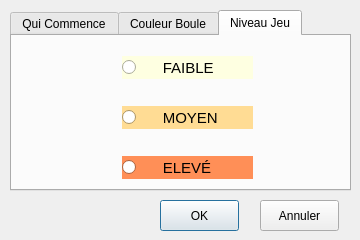
<?xml version="1.0" encoding="UTF-8"?>
<ui version="4.0">
 <class>DlgPreference</class>
 <widget class="QDialog" name="DlgPreference">
  <property name="geometry">
   <rect>
    <x>0</x>
    <y>0</y>
    <width>360</width>
    <height>240</height>
   </rect>
  </property>
  <property name="minimumSize">
   <size>
    <width>360</width>
    <height>240</height>
   </size>
  </property>
  <property name="maximumSize">
   <size>
    <width>360</width>
    <height>240</height>
   </size>
  </property>
  <property name="windowTitle">
   <string>Préférences</string>
  </property>
  <property name="windowIcon">
   <iconset resource="jndqaligne5.qrc">
    <normaloff>:/icons/IconeProg.png</normaloff>:/icons/IconeProg.png</iconset>
  </property>
  <widget class="QTabWidget" name="tabWidget">
   <property name="geometry">
    <rect>
     <x>10</x>
     <y>10</y>
     <width>341</width>
     <height>181</height>
    </rect>
   </property>
   <property name="currentIndex">
    <number>2</number>
   </property>
   <widget class="QWidget" name="tab_1">
    <attribute name="title">
     <string>Qui Commence</string>
    </attribute>
    <widget class="QRadioButton" name="RBtJoueur">
     <property name="geometry">
      <rect>
       <x>60</x>
       <y>10</y>
       <width>221</width>
       <height>71</height>
      </rect>
     </property>
     <property name="font">
      <font>
       <pointsize>11</pointsize>
      </font>
     </property>
     <property name="text">
      <string>     &amp;JOUEUR</string>
     </property>
     <property name="icon">
      <iconset resource="jndqaligne5.qrc">
       <normaloff>:/images/personal.png</normaloff>:/images/personal.png</iconset>
     </property>
     <property name="iconSize">
      <size>
       <width>64</width>
       <height>64</height>
      </size>
     </property>
    </widget>
    <widget class="QRadioButton" name="RBtOrdi">
     <property name="geometry">
      <rect>
       <x>60</x>
       <y>80</y>
       <width>221</width>
       <height>71</height>
      </rect>
     </property>
     <property name="font">
      <font>
       <pointsize>11</pointsize>
      </font>
     </property>
     <property name="text">
      <string>     O&amp;RDINATEUR</string>
     </property>
     <property name="icon">
      <iconset resource="jndqaligne5.qrc">
       <normaloff>:/images/penguin.png</normaloff>:/images/penguin.png</iconset>
     </property>
     <property name="iconSize">
      <size>
       <width>64</width>
       <height>64</height>
      </size>
     </property>
    </widget>
   </widget>
   <widget class="QWidget" name="tab_2">
    <attribute name="title">
     <string>Couleur Boule</string>
    </attribute>
    <widget class="QRadioButton" name="RBtBlanc">
     <property name="geometry">
      <rect>
       <x>80</x>
       <y>10</y>
       <width>171</width>
       <height>51</height>
      </rect>
     </property>
     <property name="font">
      <font>
       <pointsize>11</pointsize>
      </font>
     </property>
     <property name="text">
      <string>     C&amp;REME</string>
     </property>
     <property name="icon">
      <iconset resource="jndqaligne5.qrc">
       <normaloff>:/images/BouleBlanc.png</normaloff>:/images/BouleBlanc.png</iconset>
     </property>
     <property name="iconSize">
      <size>
       <width>44</width>
       <height>44</height>
      </size>
     </property>
    </widget>
    <widget class="QRadioButton" name="RBtNoir">
     <property name="geometry">
      <rect>
       <x>80</x>
       <y>90</y>
       <width>171</width>
       <height>51</height>
      </rect>
     </property>
     <property name="font">
      <font>
       <pointsize>11</pointsize>
      </font>
     </property>
     <property name="text">
      <string>     NOIRE</string>
     </property>
     <property name="icon">
      <iconset resource="jndqaligne5.qrc">
       <normaloff>:/images/BouleNoir.png</normaloff>:/images/BouleNoir.png</iconset>
     </property>
     <property name="iconSize">
      <size>
       <width>44</width>
       <height>44</height>
      </size>
     </property>
    </widget>
   </widget>
   <widget class="QWidget" name="tab_3">
    <attribute name="title">
     <string>Niveau Jeu</string>
    </attribute>
    <widget class="QRadioButton" name="RBtFaible">
     <property name="geometry">
      <rect>
       <x>110</x>
       <y>20</y>
       <width>131</width>
       <height>23</height>
      </rect>
     </property>
     <property name="palette">
      <palette>
       <active>
        <colorrole role="WindowText">
         <brush brushstyle="SolidPattern">
          <color alpha="255">
           <red>0</red>
           <green>0</green>
           <blue>0</blue>
          </color>
         </brush>
        </colorrole>
        <colorrole role="Button">
         <brush brushstyle="SolidPattern">
          <color alpha="255">
           <red>254</red>
           <green>255</green>
           <blue>225</blue>
          </color>
         </brush>
        </colorrole>
        <colorrole role="Light">
         <brush brushstyle="SolidPattern">
          <color alpha="255">
           <red>255</red>
           <green>255</green>
           <blue>255</blue>
          </color>
         </brush>
        </colorrole>
        <colorrole role="Midlight">
         <brush brushstyle="SolidPattern">
          <color alpha="255">
           <red>254</red>
           <green>255</green>
           <blue>240</blue>
          </color>
         </brush>
        </colorrole>
        <colorrole role="Dark">
         <brush brushstyle="SolidPattern">
          <color alpha="255">
           <red>127</red>
           <green>127</green>
           <blue>112</blue>
          </color>
         </brush>
        </colorrole>
        <colorrole role="Mid">
         <brush brushstyle="SolidPattern">
          <color alpha="255">
           <red>169</red>
           <green>170</green>
           <blue>150</blue>
          </color>
         </brush>
        </colorrole>
        <colorrole role="Text">
         <brush brushstyle="SolidPattern">
          <color alpha="255">
           <red>0</red>
           <green>0</green>
           <blue>0</blue>
          </color>
         </brush>
        </colorrole>
        <colorrole role="BrightText">
         <brush brushstyle="SolidPattern">
          <color alpha="255">
           <red>255</red>
           <green>255</green>
           <blue>255</blue>
          </color>
         </brush>
        </colorrole>
        <colorrole role="ButtonText">
         <brush brushstyle="SolidPattern">
          <color alpha="255">
           <red>0</red>
           <green>0</green>
           <blue>0</blue>
          </color>
         </brush>
        </colorrole>
        <colorrole role="Base">
         <brush brushstyle="SolidPattern">
          <color alpha="255">
           <red>255</red>
           <green>255</green>
           <blue>255</blue>
          </color>
         </brush>
        </colorrole>
        <colorrole role="Window">
         <brush brushstyle="SolidPattern">
          <color alpha="255">
           <red>254</red>
           <green>255</green>
           <blue>225</blue>
          </color>
         </brush>
        </colorrole>
        <colorrole role="Shadow">
         <brush brushstyle="SolidPattern">
          <color alpha="255">
           <red>0</red>
           <green>0</green>
           <blue>0</blue>
          </color>
         </brush>
        </colorrole>
        <colorrole role="AlternateBase">
         <brush brushstyle="SolidPattern">
          <color alpha="255">
           <red>254</red>
           <green>255</green>
           <blue>240</blue>
          </color>
         </brush>
        </colorrole>
       </active>
       <inactive>
        <colorrole role="WindowText">
         <brush brushstyle="SolidPattern">
          <color alpha="255">
           <red>0</red>
           <green>0</green>
           <blue>0</blue>
          </color>
         </brush>
        </colorrole>
        <colorrole role="Button">
         <brush brushstyle="SolidPattern">
          <color alpha="255">
           <red>254</red>
           <green>255</green>
           <blue>225</blue>
          </color>
         </brush>
        </colorrole>
        <colorrole role="Light">
         <brush brushstyle="SolidPattern">
          <color alpha="255">
           <red>255</red>
           <green>255</green>
           <blue>255</blue>
          </color>
         </brush>
        </colorrole>
        <colorrole role="Midlight">
         <brush brushstyle="SolidPattern">
          <color alpha="255">
           <red>254</red>
           <green>255</green>
           <blue>240</blue>
          </color>
         </brush>
        </colorrole>
        <colorrole role="Dark">
         <brush brushstyle="SolidPattern">
          <color alpha="255">
           <red>127</red>
           <green>127</green>
           <blue>112</blue>
          </color>
         </brush>
        </colorrole>
        <colorrole role="Mid">
         <brush brushstyle="SolidPattern">
          <color alpha="255">
           <red>169</red>
           <green>170</green>
           <blue>150</blue>
          </color>
         </brush>
        </colorrole>
        <colorrole role="Text">
         <brush brushstyle="SolidPattern">
          <color alpha="255">
           <red>0</red>
           <green>0</green>
           <blue>0</blue>
          </color>
         </brush>
        </colorrole>
        <colorrole role="BrightText">
         <brush brushstyle="SolidPattern">
          <color alpha="255">
           <red>255</red>
           <green>255</green>
           <blue>255</blue>
          </color>
         </brush>
        </colorrole>
        <colorrole role="ButtonText">
         <brush brushstyle="SolidPattern">
          <color alpha="255">
           <red>0</red>
           <green>0</green>
           <blue>0</blue>
          </color>
         </brush>
        </colorrole>
        <colorrole role="Base">
         <brush brushstyle="SolidPattern">
          <color alpha="255">
           <red>255</red>
           <green>255</green>
           <blue>255</blue>
          </color>
         </brush>
        </colorrole>
        <colorrole role="Window">
         <brush brushstyle="SolidPattern">
          <color alpha="255">
           <red>254</red>
           <green>255</green>
           <blue>225</blue>
          </color>
         </brush>
        </colorrole>
        <colorrole role="Shadow">
         <brush brushstyle="SolidPattern">
          <color alpha="255">
           <red>0</red>
           <green>0</green>
           <blue>0</blue>
          </color>
         </brush>
        </colorrole>
        <colorrole role="AlternateBase">
         <brush brushstyle="SolidPattern">
          <color alpha="255">
           <red>254</red>
           <green>255</green>
           <blue>240</blue>
          </color>
         </brush>
        </colorrole>
       </inactive>
       <disabled>
        <colorrole role="WindowText">
         <brush brushstyle="SolidPattern">
          <color alpha="255">
           <red>127</red>
           <green>127</green>
           <blue>112</blue>
          </color>
         </brush>
        </colorrole>
        <colorrole role="Button">
         <brush brushstyle="SolidPattern">
          <color alpha="255">
           <red>254</red>
           <green>255</green>
           <blue>225</blue>
          </color>
         </brush>
        </colorrole>
        <colorrole role="Light">
         <brush brushstyle="SolidPattern">
          <color alpha="255">
           <red>255</red>
           <green>255</green>
           <blue>255</blue>
          </color>
         </brush>
        </colorrole>
        <colorrole role="Midlight">
         <brush brushstyle="SolidPattern">
          <color alpha="255">
           <red>254</red>
           <green>255</green>
           <blue>240</blue>
          </color>
         </brush>
        </colorrole>
        <colorrole role="Dark">
         <brush brushstyle="SolidPattern">
          <color alpha="255">
           <red>127</red>
           <green>127</green>
           <blue>112</blue>
          </color>
         </brush>
        </colorrole>
        <colorrole role="Mid">
         <brush brushstyle="SolidPattern">
          <color alpha="255">
           <red>169</red>
           <green>170</green>
           <blue>150</blue>
          </color>
         </brush>
        </colorrole>
        <colorrole role="Text">
         <brush brushstyle="SolidPattern">
          <color alpha="255">
           <red>127</red>
           <green>127</green>
           <blue>112</blue>
          </color>
         </brush>
        </colorrole>
        <colorrole role="BrightText">
         <brush brushstyle="SolidPattern">
          <color alpha="255">
           <red>255</red>
           <green>255</green>
           <blue>255</blue>
          </color>
         </brush>
        </colorrole>
        <colorrole role="ButtonText">
         <brush brushstyle="SolidPattern">
          <color alpha="255">
           <red>127</red>
           <green>127</green>
           <blue>112</blue>
          </color>
         </brush>
        </colorrole>
        <colorrole role="Base">
         <brush brushstyle="SolidPattern">
          <color alpha="255">
           <red>254</red>
           <green>255</green>
           <blue>225</blue>
          </color>
         </brush>
        </colorrole>
        <colorrole role="Window">
         <brush brushstyle="SolidPattern">
          <color alpha="255">
           <red>254</red>
           <green>255</green>
           <blue>225</blue>
          </color>
         </brush>
        </colorrole>
        <colorrole role="Shadow">
         <brush brushstyle="SolidPattern">
          <color alpha="255">
           <red>0</red>
           <green>0</green>
           <blue>0</blue>
          </color>
         </brush>
        </colorrole>
        <colorrole role="AlternateBase">
         <brush brushstyle="SolidPattern">
          <color alpha="255">
           <red>254</red>
           <green>255</green>
           <blue>225</blue>
          </color>
         </brush>
        </colorrole>
       </disabled>
      </palette>
     </property>
     <property name="font">
      <font>
       <pointsize>11</pointsize>
      </font>
     </property>
     <property name="autoFillBackground">
      <bool>true</bool>
     </property>
     <property name="text">
      <string>     FAIBLE       </string>
     </property>
    </widget>
    <widget class="QRadioButton" name="RBtMoyen">
     <property name="geometry">
      <rect>
       <x>110</x>
       <y>70</y>
       <width>131</width>
       <height>23</height>
      </rect>
     </property>
     <property name="palette">
      <palette>
       <active>
        <colorrole role="WindowText">
         <brush brushstyle="SolidPattern">
          <color alpha="255">
           <red>0</red>
           <green>0</green>
           <blue>0</blue>
          </color>
         </brush>
        </colorrole>
        <colorrole role="Button">
         <brush brushstyle="SolidPattern">
          <color alpha="255">
           <red>255</red>
           <green>220</green>
           <blue>148</blue>
          </color>
         </brush>
        </colorrole>
        <colorrole role="Light">
         <brush brushstyle="SolidPattern">
          <color alpha="255">
           <red>255</red>
           <green>255</green>
           <blue>255</blue>
          </color>
         </brush>
        </colorrole>
        <colorrole role="Midlight">
         <brush brushstyle="SolidPattern">
          <color alpha="255">
           <red>255</red>
           <green>237</green>
           <blue>201</blue>
          </color>
         </brush>
        </colorrole>
        <colorrole role="Dark">
         <brush brushstyle="SolidPattern">
          <color alpha="255">
           <red>127</red>
           <green>110</green>
           <blue>74</blue>
          </color>
         </brush>
        </colorrole>
        <colorrole role="Mid">
         <brush brushstyle="SolidPattern">
          <color alpha="255">
           <red>170</red>
           <green>147</green>
           <blue>99</blue>
          </color>
         </brush>
        </colorrole>
        <colorrole role="Text">
         <brush brushstyle="SolidPattern">
          <color alpha="255">
           <red>0</red>
           <green>0</green>
           <blue>0</blue>
          </color>
         </brush>
        </colorrole>
        <colorrole role="BrightText">
         <brush brushstyle="SolidPattern">
          <color alpha="255">
           <red>255</red>
           <green>255</green>
           <blue>255</blue>
          </color>
         </brush>
        </colorrole>
        <colorrole role="ButtonText">
         <brush brushstyle="SolidPattern">
          <color alpha="255">
           <red>0</red>
           <green>0</green>
           <blue>0</blue>
          </color>
         </brush>
        </colorrole>
        <colorrole role="Base">
         <brush brushstyle="SolidPattern">
          <color alpha="255">
           <red>255</red>
           <green>255</green>
           <blue>255</blue>
          </color>
         </brush>
        </colorrole>
        <colorrole role="Window">
         <brush brushstyle="SolidPattern">
          <color alpha="255">
           <red>255</red>
           <green>220</green>
           <blue>148</blue>
          </color>
         </brush>
        </colorrole>
        <colorrole role="Shadow">
         <brush brushstyle="SolidPattern">
          <color alpha="255">
           <red>0</red>
           <green>0</green>
           <blue>0</blue>
          </color>
         </brush>
        </colorrole>
        <colorrole role="AlternateBase">
         <brush brushstyle="SolidPattern">
          <color alpha="255">
           <red>255</red>
           <green>237</green>
           <blue>201</blue>
          </color>
         </brush>
        </colorrole>
       </active>
       <inactive>
        <colorrole role="WindowText">
         <brush brushstyle="SolidPattern">
          <color alpha="255">
           <red>0</red>
           <green>0</green>
           <blue>0</blue>
          </color>
         </brush>
        </colorrole>
        <colorrole role="Button">
         <brush brushstyle="SolidPattern">
          <color alpha="255">
           <red>255</red>
           <green>220</green>
           <blue>148</blue>
          </color>
         </brush>
        </colorrole>
        <colorrole role="Light">
         <brush brushstyle="SolidPattern">
          <color alpha="255">
           <red>255</red>
           <green>255</green>
           <blue>255</blue>
          </color>
         </brush>
        </colorrole>
        <colorrole role="Midlight">
         <brush brushstyle="SolidPattern">
          <color alpha="255">
           <red>255</red>
           <green>237</green>
           <blue>201</blue>
          </color>
         </brush>
        </colorrole>
        <colorrole role="Dark">
         <brush brushstyle="SolidPattern">
          <color alpha="255">
           <red>127</red>
           <green>110</green>
           <blue>74</blue>
          </color>
         </brush>
        </colorrole>
        <colorrole role="Mid">
         <brush brushstyle="SolidPattern">
          <color alpha="255">
           <red>170</red>
           <green>147</green>
           <blue>99</blue>
          </color>
         </brush>
        </colorrole>
        <colorrole role="Text">
         <brush brushstyle="SolidPattern">
          <color alpha="255">
           <red>0</red>
           <green>0</green>
           <blue>0</blue>
          </color>
         </brush>
        </colorrole>
        <colorrole role="BrightText">
         <brush brushstyle="SolidPattern">
          <color alpha="255">
           <red>255</red>
           <green>255</green>
           <blue>255</blue>
          </color>
         </brush>
        </colorrole>
        <colorrole role="ButtonText">
         <brush brushstyle="SolidPattern">
          <color alpha="255">
           <red>0</red>
           <green>0</green>
           <blue>0</blue>
          </color>
         </brush>
        </colorrole>
        <colorrole role="Base">
         <brush brushstyle="SolidPattern">
          <color alpha="255">
           <red>255</red>
           <green>255</green>
           <blue>255</blue>
          </color>
         </brush>
        </colorrole>
        <colorrole role="Window">
         <brush brushstyle="SolidPattern">
          <color alpha="255">
           <red>255</red>
           <green>220</green>
           <blue>148</blue>
          </color>
         </brush>
        </colorrole>
        <colorrole role="Shadow">
         <brush brushstyle="SolidPattern">
          <color alpha="255">
           <red>0</red>
           <green>0</green>
           <blue>0</blue>
          </color>
         </brush>
        </colorrole>
        <colorrole role="AlternateBase">
         <brush brushstyle="SolidPattern">
          <color alpha="255">
           <red>255</red>
           <green>237</green>
           <blue>201</blue>
          </color>
         </brush>
        </colorrole>
       </inactive>
       <disabled>
        <colorrole role="WindowText">
         <brush brushstyle="SolidPattern">
          <color alpha="255">
           <red>127</red>
           <green>110</green>
           <blue>74</blue>
          </color>
         </brush>
        </colorrole>
        <colorrole role="Button">
         <brush brushstyle="SolidPattern">
          <color alpha="255">
           <red>255</red>
           <green>220</green>
           <blue>148</blue>
          </color>
         </brush>
        </colorrole>
        <colorrole role="Light">
         <brush brushstyle="SolidPattern">
          <color alpha="255">
           <red>255</red>
           <green>255</green>
           <blue>255</blue>
          </color>
         </brush>
        </colorrole>
        <colorrole role="Midlight">
         <brush brushstyle="SolidPattern">
          <color alpha="255">
           <red>255</red>
           <green>237</green>
           <blue>201</blue>
          </color>
         </brush>
        </colorrole>
        <colorrole role="Dark">
         <brush brushstyle="SolidPattern">
          <color alpha="255">
           <red>127</red>
           <green>110</green>
           <blue>74</blue>
          </color>
         </brush>
        </colorrole>
        <colorrole role="Mid">
         <brush brushstyle="SolidPattern">
          <color alpha="255">
           <red>170</red>
           <green>147</green>
           <blue>99</blue>
          </color>
         </brush>
        </colorrole>
        <colorrole role="Text">
         <brush brushstyle="SolidPattern">
          <color alpha="255">
           <red>127</red>
           <green>110</green>
           <blue>74</blue>
          </color>
         </brush>
        </colorrole>
        <colorrole role="BrightText">
         <brush brushstyle="SolidPattern">
          <color alpha="255">
           <red>255</red>
           <green>255</green>
           <blue>255</blue>
          </color>
         </brush>
        </colorrole>
        <colorrole role="ButtonText">
         <brush brushstyle="SolidPattern">
          <color alpha="255">
           <red>127</red>
           <green>110</green>
           <blue>74</blue>
          </color>
         </brush>
        </colorrole>
        <colorrole role="Base">
         <brush brushstyle="SolidPattern">
          <color alpha="255">
           <red>255</red>
           <green>220</green>
           <blue>148</blue>
          </color>
         </brush>
        </colorrole>
        <colorrole role="Window">
         <brush brushstyle="SolidPattern">
          <color alpha="255">
           <red>255</red>
           <green>220</green>
           <blue>148</blue>
          </color>
         </brush>
        </colorrole>
        <colorrole role="Shadow">
         <brush brushstyle="SolidPattern">
          <color alpha="255">
           <red>0</red>
           <green>0</green>
           <blue>0</blue>
          </color>
         </brush>
        </colorrole>
        <colorrole role="AlternateBase">
         <brush brushstyle="SolidPattern">
          <color alpha="255">
           <red>255</red>
           <green>220</green>
           <blue>148</blue>
          </color>
         </brush>
        </colorrole>
       </disabled>
      </palette>
     </property>
     <property name="font">
      <font>
       <pointsize>11</pointsize>
      </font>
     </property>
     <property name="autoFillBackground">
      <bool>true</bool>
     </property>
     <property name="text">
      <string>     MOYEN      </string>
     </property>
    </widget>
    <widget class="QRadioButton" name="RBtEleve">
     <property name="geometry">
      <rect>
       <x>110</x>
       <y>120</y>
       <width>131</width>
       <height>23</height>
      </rect>
     </property>
     <property name="palette">
      <palette>
       <active>
        <colorrole role="WindowText">
         <brush brushstyle="SolidPattern">
          <color alpha="255">
           <red>0</red>
           <green>0</green>
           <blue>0</blue>
          </color>
         </brush>
        </colorrole>
        <colorrole role="Button">
         <brush brushstyle="SolidPattern">
          <color alpha="255">
           <red>255</red>
           <green>143</green>
           <blue>87</blue>
          </color>
         </brush>
        </colorrole>
        <colorrole role="Light">
         <brush brushstyle="SolidPattern">
          <color alpha="255">
           <red>255</red>
           <green>228</green>
           <blue>215</blue>
          </color>
         </brush>
        </colorrole>
        <colorrole role="Midlight">
         <brush brushstyle="SolidPattern">
          <color alpha="255">
           <red>255</red>
           <green>185</green>
           <blue>151</blue>
          </color>
         </brush>
        </colorrole>
        <colorrole role="Dark">
         <brush brushstyle="SolidPattern">
          <color alpha="255">
           <red>127</red>
           <green>71</green>
           <blue>43</blue>
          </color>
         </brush>
        </colorrole>
        <colorrole role="Mid">
         <brush brushstyle="SolidPattern">
          <color alpha="255">
           <red>170</red>
           <green>95</green>
           <blue>58</blue>
          </color>
         </brush>
        </colorrole>
        <colorrole role="Text">
         <brush brushstyle="SolidPattern">
          <color alpha="255">
           <red>0</red>
           <green>0</green>
           <blue>0</blue>
          </color>
         </brush>
        </colorrole>
        <colorrole role="BrightText">
         <brush brushstyle="SolidPattern">
          <color alpha="255">
           <red>255</red>
           <green>255</green>
           <blue>255</blue>
          </color>
         </brush>
        </colorrole>
        <colorrole role="ButtonText">
         <brush brushstyle="SolidPattern">
          <color alpha="255">
           <red>0</red>
           <green>0</green>
           <blue>0</blue>
          </color>
         </brush>
        </colorrole>
        <colorrole role="Base">
         <brush brushstyle="SolidPattern">
          <color alpha="255">
           <red>255</red>
           <green>255</green>
           <blue>255</blue>
          </color>
         </brush>
        </colorrole>
        <colorrole role="Window">
         <brush brushstyle="SolidPattern">
          <color alpha="255">
           <red>255</red>
           <green>143</green>
           <blue>87</blue>
          </color>
         </brush>
        </colorrole>
        <colorrole role="Shadow">
         <brush brushstyle="SolidPattern">
          <color alpha="255">
           <red>0</red>
           <green>0</green>
           <blue>0</blue>
          </color>
         </brush>
        </colorrole>
        <colorrole role="AlternateBase">
         <brush brushstyle="SolidPattern">
          <color alpha="255">
           <red>255</red>
           <green>199</green>
           <blue>171</blue>
          </color>
         </brush>
        </colorrole>
       </active>
       <inactive>
        <colorrole role="WindowText">
         <brush brushstyle="SolidPattern">
          <color alpha="255">
           <red>0</red>
           <green>0</green>
           <blue>0</blue>
          </color>
         </brush>
        </colorrole>
        <colorrole role="Button">
         <brush brushstyle="SolidPattern">
          <color alpha="255">
           <red>255</red>
           <green>143</green>
           <blue>87</blue>
          </color>
         </brush>
        </colorrole>
        <colorrole role="Light">
         <brush brushstyle="SolidPattern">
          <color alpha="255">
           <red>255</red>
           <green>228</green>
           <blue>215</blue>
          </color>
         </brush>
        </colorrole>
        <colorrole role="Midlight">
         <brush brushstyle="SolidPattern">
          <color alpha="255">
           <red>255</red>
           <green>185</green>
           <blue>151</blue>
          </color>
         </brush>
        </colorrole>
        <colorrole role="Dark">
         <brush brushstyle="SolidPattern">
          <color alpha="255">
           <red>127</red>
           <green>71</green>
           <blue>43</blue>
          </color>
         </brush>
        </colorrole>
        <colorrole role="Mid">
         <brush brushstyle="SolidPattern">
          <color alpha="255">
           <red>170</red>
           <green>95</green>
           <blue>58</blue>
          </color>
         </brush>
        </colorrole>
        <colorrole role="Text">
         <brush brushstyle="SolidPattern">
          <color alpha="255">
           <red>0</red>
           <green>0</green>
           <blue>0</blue>
          </color>
         </brush>
        </colorrole>
        <colorrole role="BrightText">
         <brush brushstyle="SolidPattern">
          <color alpha="255">
           <red>255</red>
           <green>255</green>
           <blue>255</blue>
          </color>
         </brush>
        </colorrole>
        <colorrole role="ButtonText">
         <brush brushstyle="SolidPattern">
          <color alpha="255">
           <red>0</red>
           <green>0</green>
           <blue>0</blue>
          </color>
         </brush>
        </colorrole>
        <colorrole role="Base">
         <brush brushstyle="SolidPattern">
          <color alpha="255">
           <red>255</red>
           <green>255</green>
           <blue>255</blue>
          </color>
         </brush>
        </colorrole>
        <colorrole role="Window">
         <brush brushstyle="SolidPattern">
          <color alpha="255">
           <red>255</red>
           <green>143</green>
           <blue>87</blue>
          </color>
         </brush>
        </colorrole>
        <colorrole role="Shadow">
         <brush brushstyle="SolidPattern">
          <color alpha="255">
           <red>0</red>
           <green>0</green>
           <blue>0</blue>
          </color>
         </brush>
        </colorrole>
        <colorrole role="AlternateBase">
         <brush brushstyle="SolidPattern">
          <color alpha="255">
           <red>255</red>
           <green>199</green>
           <blue>171</blue>
          </color>
         </brush>
        </colorrole>
       </inactive>
       <disabled>
        <colorrole role="WindowText">
         <brush brushstyle="SolidPattern">
          <color alpha="255">
           <red>127</red>
           <green>71</green>
           <blue>43</blue>
          </color>
         </brush>
        </colorrole>
        <colorrole role="Button">
         <brush brushstyle="SolidPattern">
          <color alpha="255">
           <red>255</red>
           <green>143</green>
           <blue>87</blue>
          </color>
         </brush>
        </colorrole>
        <colorrole role="Light">
         <brush brushstyle="SolidPattern">
          <color alpha="255">
           <red>255</red>
           <green>228</green>
           <blue>215</blue>
          </color>
         </brush>
        </colorrole>
        <colorrole role="Midlight">
         <brush brushstyle="SolidPattern">
          <color alpha="255">
           <red>255</red>
           <green>185</green>
           <blue>151</blue>
          </color>
         </brush>
        </colorrole>
        <colorrole role="Dark">
         <brush brushstyle="SolidPattern">
          <color alpha="255">
           <red>127</red>
           <green>71</green>
           <blue>43</blue>
          </color>
         </brush>
        </colorrole>
        <colorrole role="Mid">
         <brush brushstyle="SolidPattern">
          <color alpha="255">
           <red>170</red>
           <green>95</green>
           <blue>58</blue>
          </color>
         </brush>
        </colorrole>
        <colorrole role="Text">
         <brush brushstyle="SolidPattern">
          <color alpha="255">
           <red>127</red>
           <green>71</green>
           <blue>43</blue>
          </color>
         </brush>
        </colorrole>
        <colorrole role="BrightText">
         <brush brushstyle="SolidPattern">
          <color alpha="255">
           <red>255</red>
           <green>255</green>
           <blue>255</blue>
          </color>
         </brush>
        </colorrole>
        <colorrole role="ButtonText">
         <brush brushstyle="SolidPattern">
          <color alpha="255">
           <red>127</red>
           <green>71</green>
           <blue>43</blue>
          </color>
         </brush>
        </colorrole>
        <colorrole role="Base">
         <brush brushstyle="SolidPattern">
          <color alpha="255">
           <red>255</red>
           <green>143</green>
           <blue>87</blue>
          </color>
         </brush>
        </colorrole>
        <colorrole role="Window">
         <brush brushstyle="SolidPattern">
          <color alpha="255">
           <red>255</red>
           <green>143</green>
           <blue>87</blue>
          </color>
         </brush>
        </colorrole>
        <colorrole role="Shadow">
         <brush brushstyle="SolidPattern">
          <color alpha="255">
           <red>0</red>
           <green>0</green>
           <blue>0</blue>
          </color>
         </brush>
        </colorrole>
        <colorrole role="AlternateBase">
         <brush brushstyle="SolidPattern">
          <color alpha="255">
           <red>255</red>
           <green>143</green>
           <blue>87</blue>
          </color>
         </brush>
        </colorrole>
       </disabled>
      </palette>
     </property>
     <property name="font">
      <font>
       <pointsize>11</pointsize>
      </font>
     </property>
     <property name="autoFillBackground">
      <bool>true</bool>
     </property>
     <property name="text">
      <string>     ELEVÉ       </string>
     </property>
    </widget>
   </widget>
  </widget>
  <widget class="QPushButton" name="BtOK">
   <property name="geometry">
    <rect>
     <x>160</x>
     <y>200</y>
     <width>79</width>
     <height>31</height>
    </rect>
   </property>
   <property name="text">
    <string>OK</string>
   </property>
  </widget>
  <widget class="QPushButton" name="BtNO">
   <property name="geometry">
    <rect>
     <x>260</x>
     <y>200</y>
     <width>79</width>
     <height>31</height>
    </rect>
   </property>
   <property name="text">
    <string>Annuler</string>
   </property>
  </widget>
 </widget>
 <resources>
  <include location="jndqaligne5.qrc"/>
 </resources>
 <connections>
  <connection>
   <sender>BtOK</sender>
   <signal>clicked()</signal>
   <receiver>DlgPreference</receiver>
   <slot>accept()</slot>
   <hints>
    <hint type="sourcelabel">
     <x>199</x>
     <y>255</y>
    </hint>
    <hint type="destinationlabel">
     <x>179</x>
     <y>144</y>
    </hint>
   </hints>
  </connection>
  <connection>
   <sender>BtNO</sender>
   <signal>clicked()</signal>
   <receiver>DlgPreference</receiver>
   <slot>reject()</slot>
   <hints>
    <hint type="sourcelabel">
     <x>299</x>
     <y>255</y>
    </hint>
    <hint type="destinationlabel">
     <x>179</x>
     <y>144</y>
    </hint>
   </hints>
  </connection>
 </connections>
</ui>
